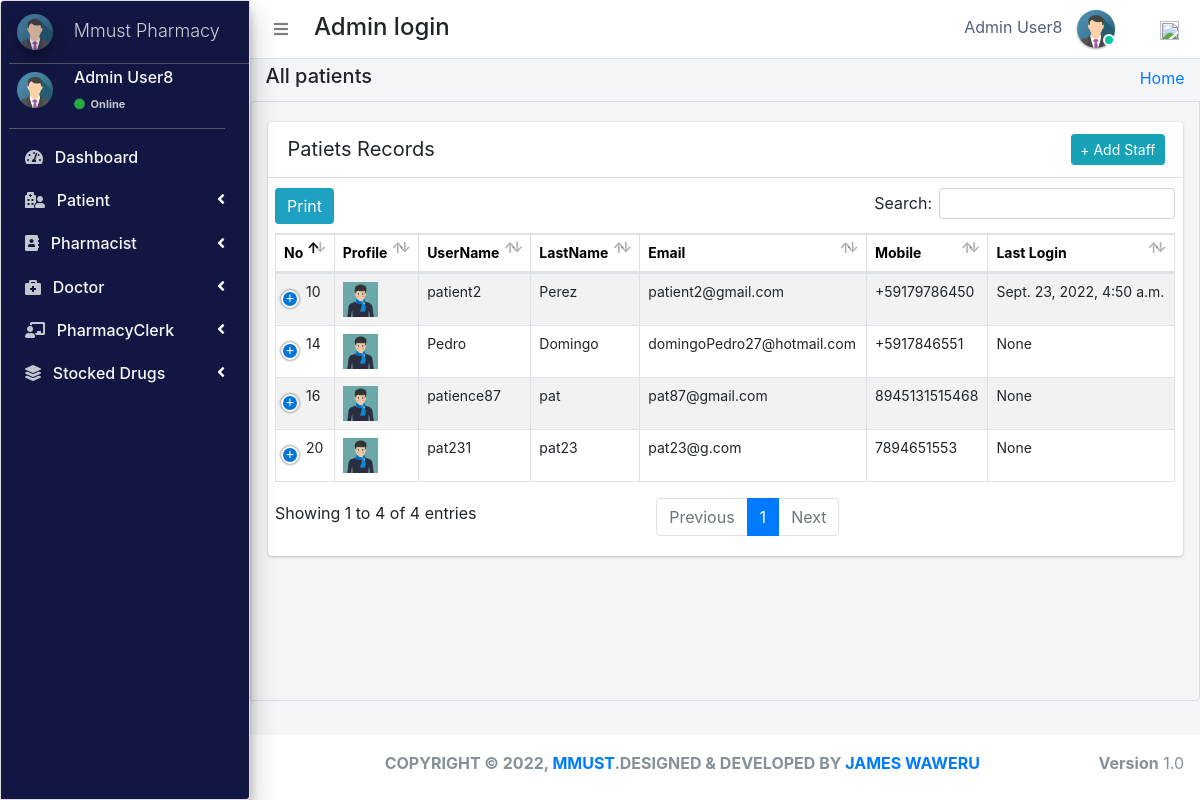
/admin_user/all_patients/ (signed in), run on the app's committed database.
### pharmacy/models.py (models this page shows, shortened)
class CustomUser(AbstractUser):
    user_type_data = ((1, "AdminHOD"), (2, "Pharmacist"), (3, "Doctor"), (4, "PharmacyClerk"),(5, "Patients"))
    user_type = models.CharField(default=1, choices=user_type_data, max_length=10)

class AdminHOD(models.Model):
    gender_category=(
        ('Male','Male'),
        ('Female','Female'),
    )
    admin = models.OneToOneField(CustomUser,null=True, on_delete = models.CASCADE)
    emp_no= models.CharField(max_length=100,null=True,blank=True)
    gender=models.CharField(max_length=100,null=True,choices=gender_category)
    mobile=models.CharField(max_length=10,null=True,blank=True)
    address=models.CharField(max_length=300,null=True,blank=True)
    profile_pic=models.ImageField(default="admin.png",null=True,blank=True)
    created_at = models.DateTimeField(auto_now_add=True)
    updated_at = models.DateTimeField(auto_now=True)
    date_employed=models.DateTimeField(auto_now_add=True, auto_now=False)
    objects = models.Manager()

class Patients(models.Model):
    gender_category=(
        ('Male','Male'),
        ('Female','Female'),
    )
    admin = models.OneToOneField(CustomUser,null=True, on_delete = models.CASCADE)
    reg_no=models.CharField(max_length=30,null=True,blank=True,unique=True)
    gender=models.CharField(max_length=7,null=True,blank=True,choices=gender_category)
    first_name=models.CharField(max_length=20,null=True,blank=True)
    last_name=models.CharField(max_length=20,null=True,blank=True)
    dob=models.DateTimeField(auto_now_add= False, auto_now=False,null=True,blank=True)
    phone_number=models.CharField(max_length=10,null=True,blank=True)
    profile_pic=models.ImageField(default="patient.jpg",null=True,blank=True)
    age= models.IntegerField(default='0', blank=True, null=True)
    address=models.CharField(max_length=300,null=True,blank=True)
    date_admitted=models.DateTimeField(auto_now_add=True, auto_now=False)
    last_updated = models.DateTimeField(auto_now_add=False, auto_now=True)

### pharmacy/HODViews.py (the view)
# urls.py: path('admin_user/all_patients/', HODViews.all_patients_form, name='all_patients'),
@require_http_methods(["GET"])
def all_patients_form(request):
    form = PatientSearchForm1(request.POST or None)
    patients = Patients.objects.all()
    context = {
        "patients": patients,
        "form": form,
        "title": "Admitted Patients"
    }
    return render(request, 'hod_templates/admited_patients.html', context)

### pharmacy/forms.py
class PatientSearchForm1(ModelForm):
    class Meta:
        model = Patients
        fields = '__all__'
        exclude = ['profile_pic', 'gender', 'mobile', 'address', 'dob']

### pharmacy/templates/hod_templates/admited_patients.html (shortened to what this page needs)
{% extends 'hod_templates/base_template.html'%}
{% load static %}
{% block page_title %}
<h5>All patients</h5>
{% endblock page_title %}
{% block main_content %}
<section class="content">
    <div class="row">
        <div class="col-md-12 px-3">
            <div class="card card-primar sc">
                <div class="card-header">
                    <span>Patiets Records</span>
                   <div class="card-tools d-flex">
                <a class="btn btn-sm btn-info mr-2" href="{% url 'patient_form' %}" role="button">+ Add Staff</a>
            </div>
                </div>
                <table  class="table table-bordered table-hover dataTable" id="plist">
                    <thead>
                            <tr>
                                    <th>No</th>
                                    <th>Profile</th>
                                    <th>UserName</th>
                                    <th>LastName</th>
                                    <th>Email</th>
                                    <th>Mobile</th>
                                     <th>Last Login</th>
                            </tr>
                    </thead>
                    <tbody>
                            {% for patient in patients %}
                            <tr class="hov"> <td>{{patient.admin.id}}</td>
                                <td> <img src="{{patient.profile_pic.url}}" class="" width="35" height="35" alt=""></td>
                                <td>{{patient.admin}}</td>
                                <td>{{patient.admin.last_name}}</td>
                                <td>{{patient.admin.email}}</td>
                                <td>{{patient.phone_number}}</td>
                                <td>{{patient.admin.last_login}}</td>
                            </tr>
                            {% endfor %}
                    </tbody>
                </table>
            </div>
        </div>
    </div>
</section>
{% endblock %}

### pharmacy/templates/hod_templates/base_template.html (shortened to what this page needs)
{% extends 'base_file.html' %} {% block htm %}
<body class="hold-transition sidebar-mini layout-fixed">
    <div class="wrapper">
        <nav class="main-header navbar navbar-expand navbar-white navbar-light">
            <ul class="navbar-nav">
                <li class="nav-item">
                    <a class="nav-link" data-widget="pushmenu" href="#" role="button"><em class="fas fa-bars"></em> </a>
                </li>
            </ul>
            <h4 style="margin-left: 10px; margin-top: 5px;">Admin login </h4>
            <ul class="navbar-nav ml-auto">
                <li class="mx-3">
                    <a href="#" class="sm-submenu-with-image a">
                        <span>{{user.first_name}}  {{user.last_name}}</span>
                        <img src="{{request.user.adminhod.profile_pic.url}}" class="img-circle elevation-1" width="38" height="38" alt="">
                        <span class="avatar-status avatar-sm-status avatar-status-success"></span>
                    </a>
                </li>
                <li class="nav-item dropdown ml-3 low">
                    <a href="#" class="btn btn-outlined btn-black text-muted bg-transparent " data-toggle="dropdown" aria-expanded="false" data-wow-delay="0.7s"><img src="https://img.icons8.com/ios/50/000000/settings.png" width="19" height="19">
                    </a>
                </li>
            </ul>
        </nav>
        {% include 'hod_templates/sidebar.html'%}
        <div class="content-wrapper">
            <div class="content-header">
                <div class="container-fluid">
                    <div class="row ">
                        <div class="col-sm-6">
                            <h1 class="m-0 text-dark">
                                {% block page_title %} {% endblock page_title %}
                            </h1>
                        </div>
                        <div class="col-sm-6 ">
                            <ol class="breadcrumb float-sm-right">
                                <li class="breadcrumb-item"><a href="">Home</a></li>
                            </ol>
                        </div>
                    </div>
                </div>
            </div>
            {% block main_content %} {% endblock main_content %}
        </div>
        {% include 'hod_templates/footer.html'%}
    </div>
    {% endblock htm %}

### pharmacy/templates/hod_templates/sidebar.html (shortened to what this page needs)
<aside class="main-sidebar sidebar-dark-primary elevation-4">
    <a href="" class="brand-link ml-2">
        <img src="{{request.user.adminhod.profile_pic.url}}" alt="" width="36" height="36" class=" img-circle elevation-3" style="opacity: .8">
        <span class="brand-text font-weight-light mt-1 ml-3 mmust">Mmust Pharmacy</span>
    </a>
    <div class="sidebar">
        <div class="user-panel mr-3">
            <div class="pull-left image sm-submenu-with-image a ml-2 ">
                <img src="{{request.user.adminhod.profile_pic.url}}" class="img-circle mt-2" width="36" height="36" alt="User Image">
            </div>
            <div class="pull-left info">
                <p>{{user.first_name}} {{user.last_name}}</p>
                <a href="#"><em class="fa fa-circle text-success "></em>  Online</a>
            </div>
        </div>
        <nav class="mt-2">
            <ul class="nav nav-pills nav-sidebar flex-column" data-widget="treeview" role="menu" data-accordion="false">
                <li class="nav-item">
                    <a href="{% url  'admin_dashboard' %}" class="nav-link">
                        <em class="fas fa-tachometer-alt mr-2"></em>
                        <p>
                            Dashboard
                        </p>
                    </a>
                </li>
                <li class="nav-item">
                    <a href="#" class="nav-link">
                        <em class="fas fa-hospital-user mr-2"></em>
                        <p>
                            Patient
                            <em class="right fas fa-angle-left"></em>
                        </p>
                    </a>
                </li>
                <li class="nav-item">
                    <a href="#" class="nav-link">
                        <em class="fas fa-address-book mr-2"></em>
                        <p>
                            Pharmacist
                            <em class="right fas fa-angle-left"></em>
                        </p>
                    </a>
                </li>
                <li class="nav-item">
                    <a href="#" class="nav-link">
                        <em class="fas fa-briefcase-medical mr-2"></em>
                        <p>
                            Doctor
                            <em class="right fas fa-angle-left"></em>
                        </p>
                    </a>
                </li>
                <li class="nav-item">
                    <a href="#" class="nav-link">
                        <em class="fas fa-chalkboard-teacher mr-2"></em>
                        <p>
                            PharmacyClerk
                            <em class="right fas fa-angle-left"></em>
                        </p>
                    </a>
                </li>
                <li class="nav-item">
                    <a href="#" class="nav-link">
                        <em class="fas fa-layer-group mr-2"></em>
                        <p>
                            Stocked Drugs
                            <em class="right fas fa-angle-left"></em>
                        </p>
                    </a>
                </li>
            </ul>
        </nav>
    </div>
</aside>

### static/css/main.css (style rules this page uses)
html { font-family: sans-serif; line-height: 1.15; -webkit-text-size-adjust: 100%; -webkit-tap-highlight-color: transparent; }
body { overflow-y: hidden; overflow-x: hidden; font-family: -apple-system, BlinkMacSystemFont, "Segoe UI", Roboto, "Helvetica Neue", Arial, "Noto Sans", sans-serif, "Apple Color Emoji", "Segoe UI Emoji", "Segoe UI Symbol", "Noto Color Emoji" !important; }
th { color: rgb(0, 0, 0); font-size: 14px !important; }
.content { background-color: #f5f5f5; border: 1px solid #dddddd; border-radius: 4px 0px 4px 0px; left: -1px; padding: 10px 7px 5px; height: 75vh; overflow-y: scroll; overflow-x: hidden; }
.sc { white-space: nowrap; display: block; overflow-x: hidden !important; }
.content .row { margin-top: 20px !important; }
.main-sidebar { background: #ffffff; border: 1px solid #dddddd; border-radius: 4px 0px 4px 0px; font-weight: bold; background-color: #121642 !important; color: white !important; }
.main-sidebar p { color: #f8f8f8 !important; font-weight: 500 !important }
td { font-size: 14px !important; }
.hov { transition: transform .5s; }
.avatar-status { position: absolute; bottom: 12px; right: 75.4px; display: -ms-inline-flexbox; display: inline-flex; -ms-flex-negative: 0; flex-shrink: 0; -ms-flex-pack: center; justify-content: center; -ms-flex-align: center; align-items: center; white-space: nowrap; text-align: center; vertical-align: baseline; font-weight: 600; border: .125rem solid #fff; width: 12px; height: 12px; line-height: 1; font-size: .71094rem; border-radius: 50%; }
.avatar-status-success { color: #fff; background-color: #00c9a7; }
.card-header span { font-size: 20px !important; }
.table>tbody>tr>td, .table>tbody>tr>th, .table>tfoot>tr>td, .table>tfoot>tr>th, .table>thead>tr>td, .table>thead>tr>th { padding: 8px; line-height: 1.42857143; vertical-align: top; }
.user-panel>.info { padding: 5px 5px 5px 15px; line-height: 1; position: absolute; left: 55px; }
.pull-left { float: left!important; }
.user-panel>.info>p { font-weight: 600; margin-bottom: 9px; }
p { margin: 0 0 10px; }
.user-panel { padding-bottom: 20px; }
.user-panel:after { clear: both; }
.user-panel:before, .user-panel:after { content: " "; display: table; }
.user-panel>.info>a>.fa, .user-panel>.info>a>.ion, .user-panel>.info>a>.glyphicon { margin-right: 3px; }
.fa-circle { color: #3c763d !important; }
.user-panel>.info>a { text-decoration: none; padding-right: 5px; margin-top: 3px; font-size: 11px; overflow: hidden; white-space: nowrap; }
.mmust { overflow: hidden; white-space: nowrap; font-size: 18px; }
.table { background: white !important; }
.container-fluid { width: 100%; padding-right: 15px; padding-left: 15px; margin-right: auto; margin-left: auto; }
.row { display: flex; flex-wrap: wrap; margin-right: -15px; margin-left: -15px; }
.d-flex { display: flex !important; z-index: 44; }
.table tbody tr:nth-of-type(odd) { background-color: rgba(197, 197, 197, 0.05) !important; }
.img-circle { border-radius: 50%; }
.content-wrapper .content-header { padding: 5px 0.5rem !important; }

### static/css/profile.css (style rules this page uses)
li { list-style-type: none ! }
.navbar-nav span { color: #525f7f !important; margin-right: 10px !important; }
body { font-family: 'Rubik', serif; height: 100% !important; }
.table tbody tr:nth-of-type(odd) { background-color: rgba(0, 0, 0, .05) !important; }

### data on the page
CustomUser: first_name "Admin", last_name "User8", user.adminhod.profile_pic (picture)
Patients: admin.id "10", profile_pic (picture), admin "patient2", admin.last_name "Perez", admin.email "patient2@gmail.com", phone_number "+59179786450", admin.last_login "Sept. 23, 2022, 4:50 a.m."
Patients: admin.id "14", profile_pic (picture), admin "Pedro", admin.last_name "Domingo", admin.email "domingoPedro27@hotmail.com", phone_number "+5917846551", admin.last_login "None"
Patients: admin.id "16", profile_pic (picture), admin "patience87", admin.last_name "pat", admin.email "pat87@gmail.com", phone_number "8945131515468", admin.last_login "None"
Patients: admin.id "20", profile_pic (picture), admin "pat231", admin.last_name "pat23", admin.email "pat23@g.com", phone_number "7894651553", admin.last_login "None"
